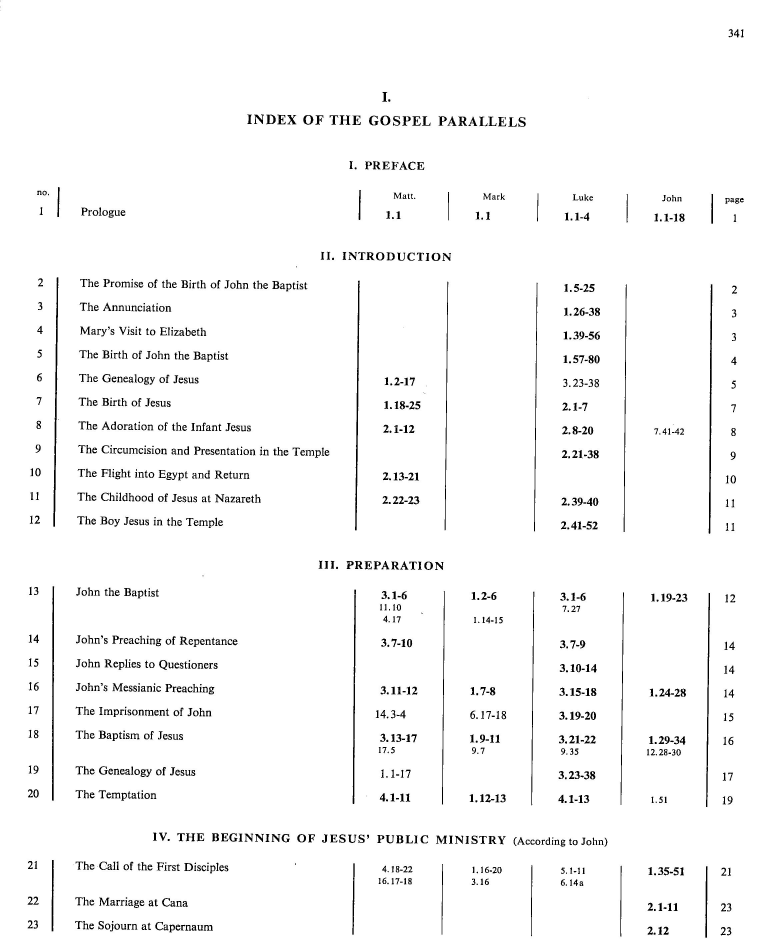
#> input picture bible/harmony/cut/harmony-0.2.jpg, 2350 x 2850 px, given as the content of the folder color, which was not available (shown at 1/3 size)
$ jupyter execute 'PIL Cut Page.ipynb'
#> lines starting #> are read from the running program, lines starting #| are printed output that depends on the picture; pictures that were not available may be replaced by others from this repository, and a replacement may not be noted
[cell 1]
import os
from glob import glob
from PIL import Image
import numpy as np

[cell 2]
def getLeftRight(filepath, leftbox=(900, 100, 5100, 6200), rightbox=(400, 100, 4600, 6200)):
#> called with filepath = '_only/harmony-0.2.jpg', leftbox = (900, 100, 5100, 6200), rightbox = (400, 100, 4600, 6200)
    image = Image.open(filepath)
#> image is the input picture: PIL image 2350x2850 L; min 0, max 255, mean 247.8

    # Get the left and right sides.
    width, height = image.size
    left = image.crop((0, 0, width/2, height))
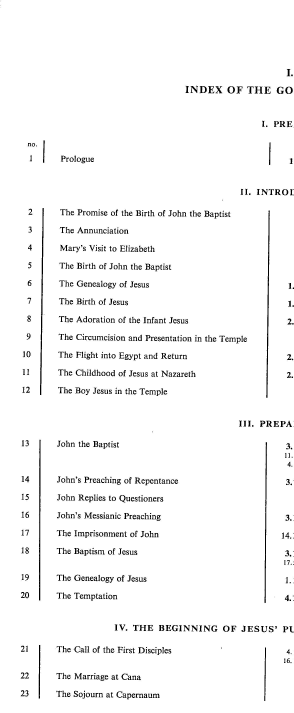
#> left: PIL image 1175x2850 L (shown at 1/4 size); min 0, max 255, mean 246.6
    right = image.crop((width/2, 0, width, height))
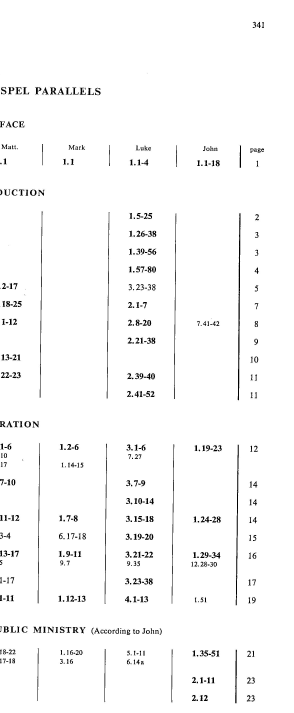
#> right: PIL image 1175x2850 L (shown at 1/4 size); min 0, max 255, mean 249

    # Crop left and right sides.
    left = left.crop(leftbox)
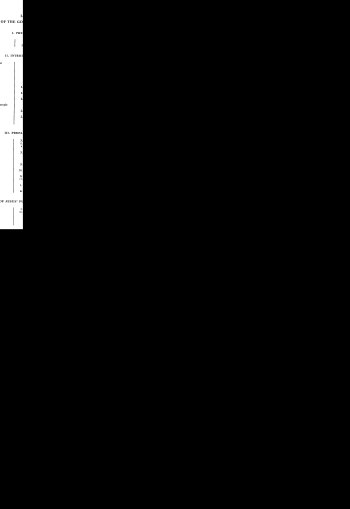
#> left: PIL image 4200x6100 L (shown at 1/12 size); min 0, max 255, mean 7.3
    right = right.crop(rightbox)
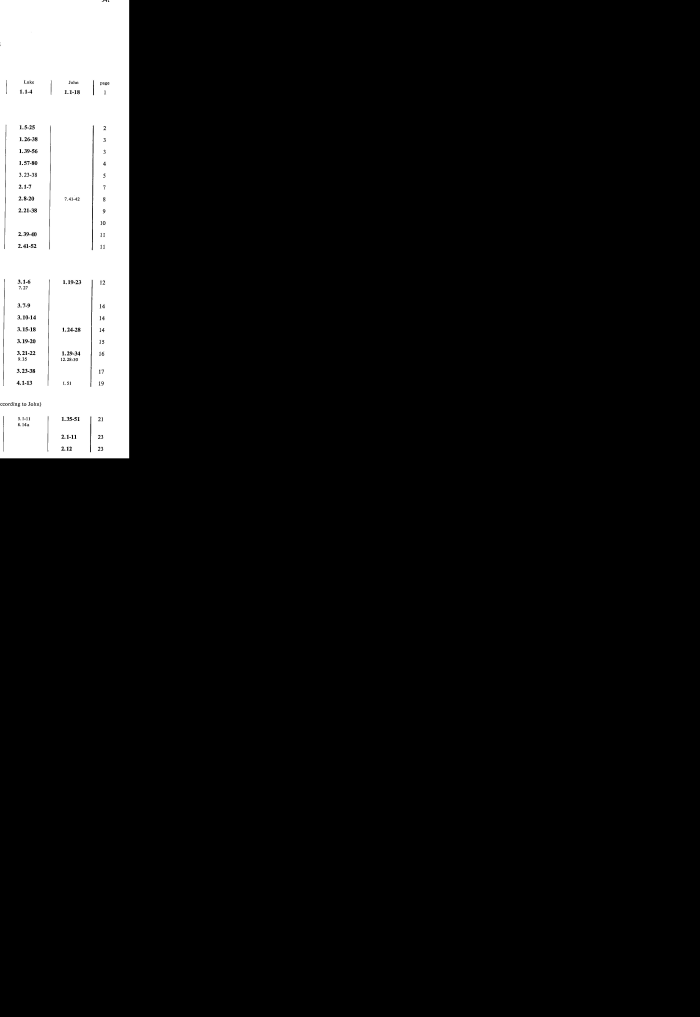
#> right: PIL image 4200x6100 L (shown at 1/6 size); min 0, max 255, mean 20.7

    return (left, right)

$ run again, on bible/harmony/cut/harmony-2.2.jpg
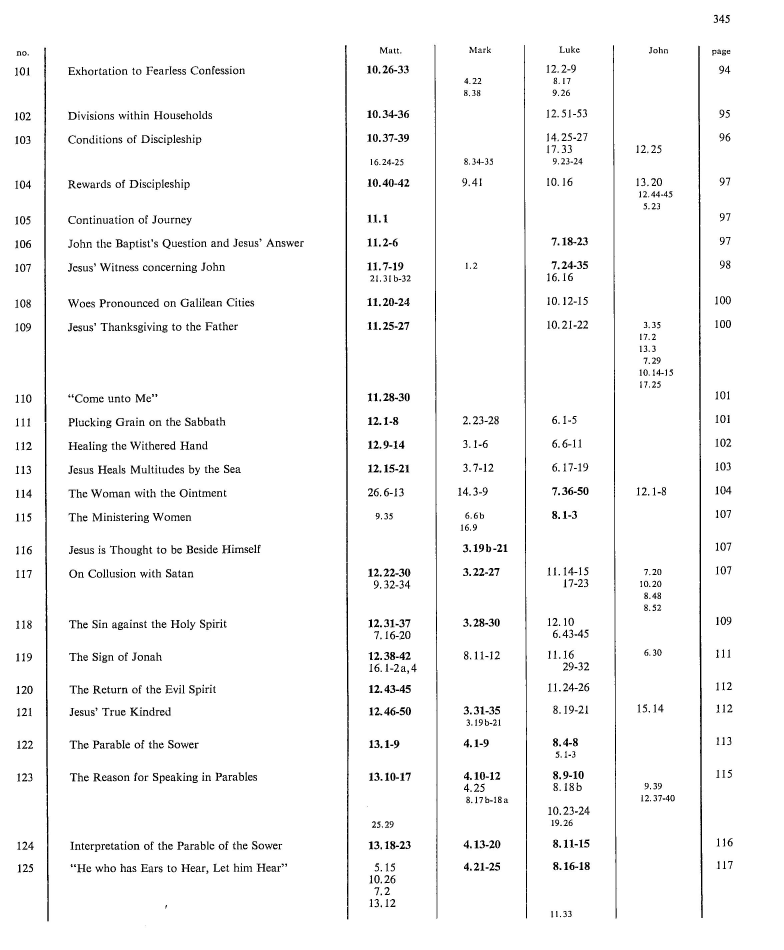
#> input picture bible/harmony/cut/harmony-2.2.jpg, 2350 x 2850 px, given as the content of the folder color, which was not available (shown at 1/3 size)
#> in getLeftRight, image is the input picture: PIL image 2350x2850 L; min 0, max 255, mean 246.6
#> in getLeftRight, `right = image.crop((width/2, 0, width, height))`:
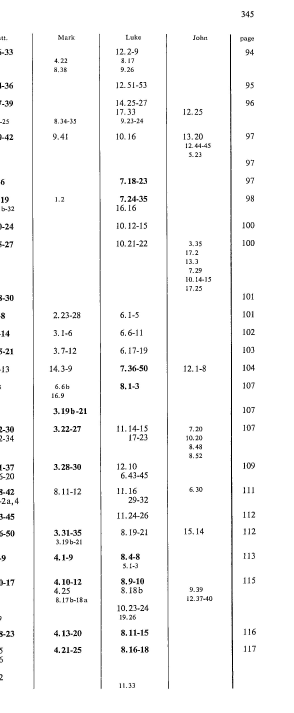
#> right: PIL image 1175x2850 L (shown at 1/4 size); min 0, max 255, mean 247.8
#> in getLeftRight, `right = right.crop(rightbox)`:
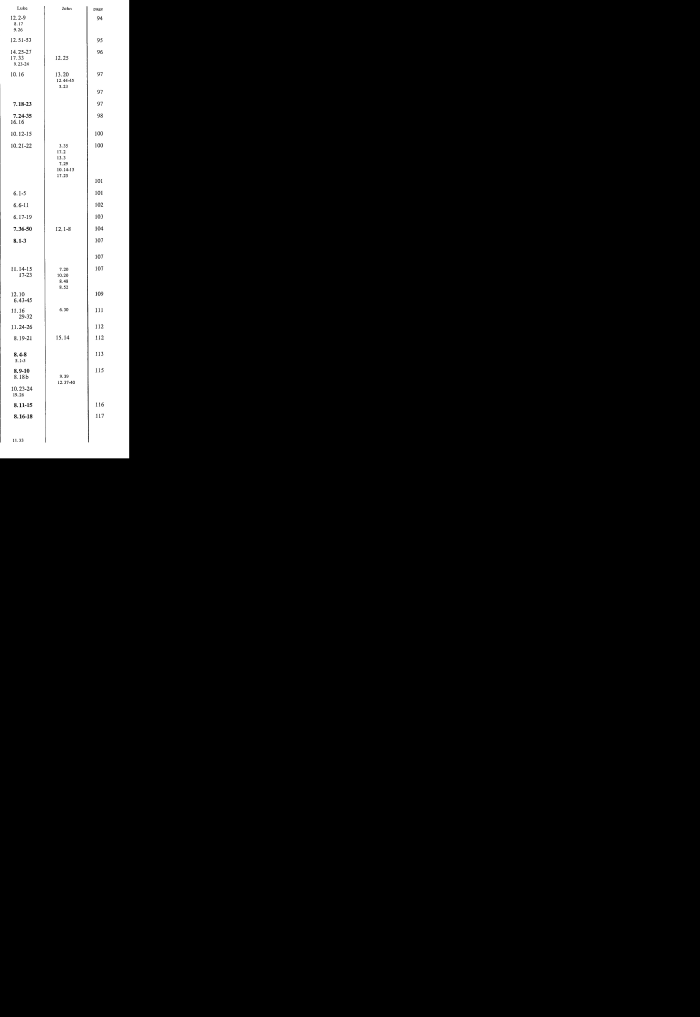
#> right: PIL image 4200x6100 L (shown at 1/6 size); min 0, max 255, mean 20.6

$ run again, on bible/harmony/cut/harmony-3.1.jpg
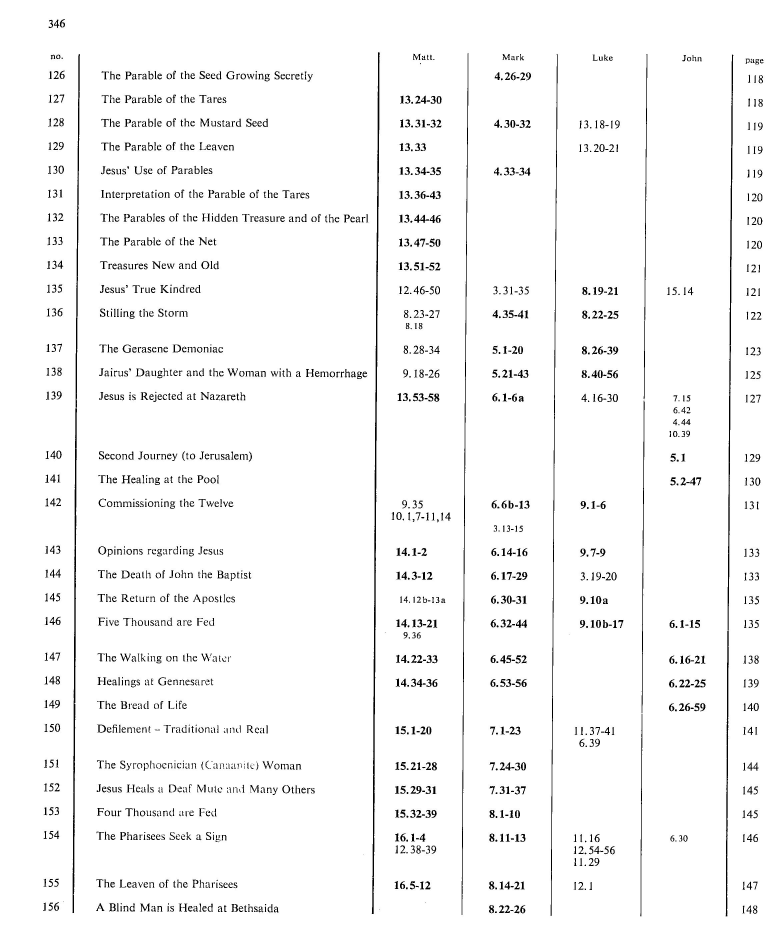
#> input picture bible/harmony/cut/harmony-3.1.jpg, 2350 x 2850 px, given as the content of the folder color, which was not available (shown at 1/3 size)
#> in getLeftRight, image is the input picture: PIL image 2350x2850 L; min 0, max 255, mean 246.5
#> in getLeftRight, `right = image.crop((width/2, 0, width, height))`:
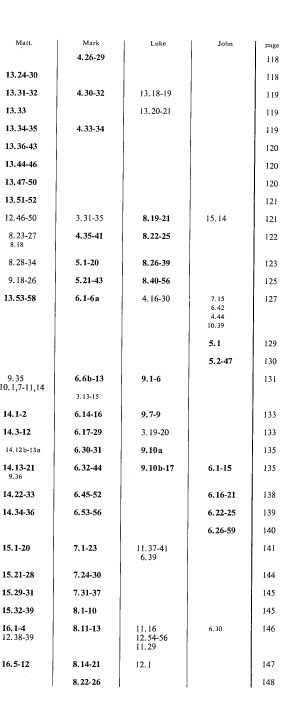
#> right: PIL image 1175x2850 L (shown at 1/4 size); min 0, max 255, mean 247
#> in getLeftRight, `right = right.crop(rightbox)`:
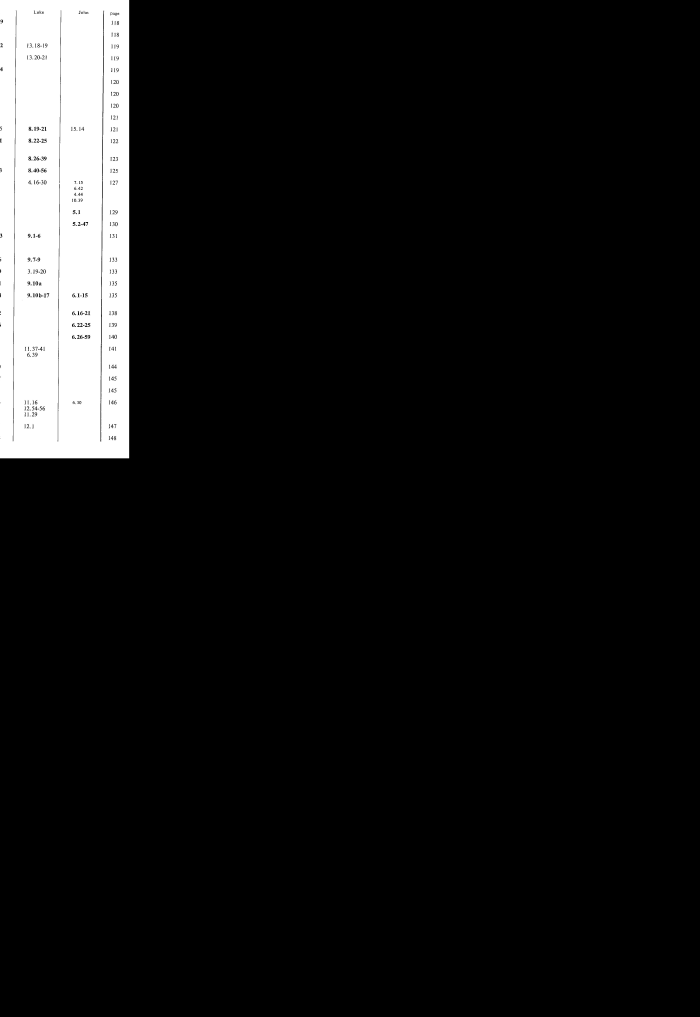
#> right: PIL image 4200x6100 L (shown at 1/6 size); min 0, max 255, mean 20.7
